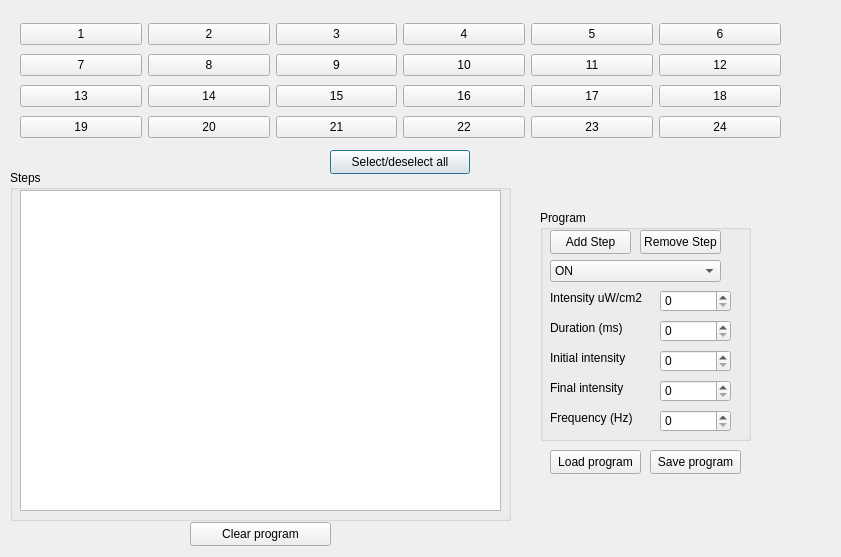
<?xml version="1.0" encoding="UTF-8"?>
<ui version="4.0">
 <class>Dialog</class>
 <widget class="QDialog" name="Dialog">
  <property name="geometry">
   <rect>
    <x>0</x>
    <y>0</y>
    <width>841</width>
    <height>557</height>
   </rect>
  </property>
  <property name="windowTitle">
   <string>Dialog</string>
  </property>
  <widget class="QPushButton" name="select_deselect">
   <property name="geometry">
    <rect>
     <x>330</x>
     <y>150</y>
     <width>140</width>
     <height>24</height>
    </rect>
   </property>
   <property name="text">
    <string>Select/deselect all</string>
   </property>
  </widget>
  <widget class="QGroupBox" name="groupBox">
   <property name="geometry">
    <rect>
     <x>540</x>
     <y>210</y>
     <width>211</width>
     <height>231</height>
    </rect>
   </property>
   <property name="title">
    <string>Program</string>
   </property>
   <widget class="QComboBox" name="selectStepType">
    <property name="geometry">
     <rect>
      <x>10</x>
      <y>50</y>
      <width>171</width>
      <height>22</height>
     </rect>
    </property>
    <property name="layoutDirection">
     <enum>Qt::LeftToRight</enum>
    </property>
    <property name="editable">
     <bool>false</bool>
    </property>
    <item>
     <property name="text">
      <string>ON</string>
     </property>
    </item>
    <item>
     <property name="text">
      <string>OFF</string>
     </property>
    </item>
    <item>
     <property name="text">
      <string>RAMP</string>
     </property>
    </item>
    <item>
     <property name="text">
      <string>SINE</string>
     </property>
    </item>
   </widget>
   <widget class="QPushButton" name="addStep">
    <property name="geometry">
     <rect>
      <x>10</x>
      <y>20</y>
      <width>81</width>
      <height>24</height>
     </rect>
    </property>
    <property name="font">
     <font>
      <bold>false</bold>
     </font>
    </property>
    <property name="text">
     <string>Add Step</string>
    </property>
   </widget>
   <widget class="QPushButton" name="removeStep">
    <property name="geometry">
     <rect>
      <x>100</x>
      <y>20</y>
      <width>81</width>
      <height>24</height>
     </rect>
    </property>
    <property name="text">
     <string>Remove Step</string>
    </property>
   </widget>
   <widget class="QSpinBox" name="int_2">
    <property name="geometry">
     <rect>
      <x>120</x>
      <y>80</y>
      <width>71</width>
      <height>22</height>
     </rect>
    </property>
    <property name="toolTip">
     <string>Intensity of the LED, in uW/cm2</string>
    </property>
    <property name="layoutDirection">
     <enum>Qt::LeftToRight</enum>
    </property>
    <property name="buttonSymbols">
     <enum>QAbstractSpinBox::UpDownArrows</enum>
    </property>
    <property name="maximum">
     <number>1400</number>
    </property>
   </widget>
   <widget class="QSpinBox" name="int0">
    <property name="geometry">
     <rect>
      <x>120</x>
      <y>140</y>
      <width>71</width>
      <height>22</height>
     </rect>
    </property>
    <property name="toolTip">
     <string>For RAMP and SINE, initial intensity, uW/cm2</string>
    </property>
    <property name="maximum">
     <number>1400</number>
    </property>
   </widget>
   <widget class="QSpinBox" name="int1">
    <property name="geometry">
     <rect>
      <x>120</x>
      <y>170</y>
      <width>71</width>
      <height>22</height>
     </rect>
    </property>
    <property name="toolTip">
     <string>For RAMP and SINE, final intensity, uW/cm2</string>
    </property>
    <property name="maximum">
     <number>1400</number>
    </property>
   </widget>
   <widget class="QSpinBox" name="duration_ms">
    <property name="geometry">
     <rect>
      <x>120</x>
      <y>110</y>
      <width>71</width>
      <height>22</height>
     </rect>
    </property>
    <property name="toolTip">
     <string>Duration of the step in milliseconds</string>
    </property>
    <property name="maximum">
     <number>10000000</number>
    </property>
   </widget>
   <widget class="QSpinBox" name="freq_Hz">
    <property name="geometry">
     <rect>
      <x>120</x>
      <y>200</y>
      <width>71</width>
      <height>22</height>
     </rect>
    </property>
    <property name="toolTip">
     <string>For SINE, frequency of the wave</string>
    </property>
    <property name="maximum">
     <number>100</number>
    </property>
   </widget>
   <widget class="QLabel" name="label">
    <property name="geometry">
     <rect>
      <x>10</x>
      <y>80</y>
      <width>101</width>
      <height>16</height>
     </rect>
    </property>
    <property name="text">
     <string>Intensity uW/cm2</string>
    </property>
   </widget>
   <widget class="QLabel" name="label_2">
    <property name="geometry">
     <rect>
      <x>10</x>
      <y>140</y>
      <width>91</width>
      <height>16</height>
     </rect>
    </property>
    <property name="text">
     <string>Initial intensity</string>
    </property>
   </widget>
   <widget class="QLabel" name="label_3">
    <property name="geometry">
     <rect>
      <x>10</x>
      <y>170</y>
      <width>91</width>
      <height>16</height>
     </rect>
    </property>
    <property name="text">
     <string>Final intensity</string>
    </property>
   </widget>
   <widget class="QLabel" name="label_4">
    <property name="geometry">
     <rect>
      <x>10</x>
      <y>110</y>
      <width>91</width>
      <height>16</height>
     </rect>
    </property>
    <property name="text">
     <string>Duration (ms)</string>
    </property>
   </widget>
   <widget class="QLabel" name="label_5">
    <property name="geometry">
     <rect>
      <x>10</x>
      <y>200</y>
      <width>91</width>
      <height>16</height>
     </rect>
    </property>
    <property name="text">
     <string>Frequency (Hz)</string>
    </property>
   </widget>
  </widget>
  <widget class="QWidget" name="layoutWidget">
   <property name="geometry">
    <rect>
     <x>20</x>
     <y>20</y>
     <width>761</width>
     <height>121</height>
    </rect>
   </property>
   <layout class="QGridLayout" name="wellPlateGrid">
    <property name="rightMargin">
     <number>0</number>
    </property>
    <property name="horizontalSpacing">
     <number>6</number>
    </property>
    <item row="0" column="0">
     <widget class="QPushButton" name="well01">
      <property name="autoFillBackground">
       <bool>false</bool>
      </property>
      <property name="text">
       <string>1</string>
      </property>
     </widget>
    </item>
    <item row="0" column="1">
     <widget class="QPushButton" name="well02">
      <property name="text">
       <string>2</string>
      </property>
     </widget>
    </item>
    <item row="0" column="2">
     <widget class="QPushButton" name="well03">
      <property name="text">
       <string>3</string>
      </property>
     </widget>
    </item>
    <item row="0" column="3">
     <widget class="QPushButton" name="well04">
      <property name="text">
       <string>4</string>
      </property>
     </widget>
    </item>
    <item row="0" column="4">
     <widget class="QPushButton" name="well05">
      <property name="text">
       <string>5</string>
      </property>
     </widget>
    </item>
    <item row="0" column="5">
     <widget class="QPushButton" name="well06">
      <property name="text">
       <string>6</string>
      </property>
     </widget>
    </item>
    <item row="1" column="0">
     <widget class="QPushButton" name="well07">
      <property name="text">
       <string>7</string>
      </property>
     </widget>
    </item>
    <item row="1" column="1">
     <widget class="QPushButton" name="well08">
      <property name="text">
       <string>8</string>
      </property>
     </widget>
    </item>
    <item row="1" column="2">
     <widget class="QPushButton" name="well09">
      <property name="text">
       <string>9</string>
      </property>
     </widget>
    </item>
    <item row="1" column="3">
     <widget class="QPushButton" name="well10">
      <property name="text">
       <string>10</string>
      </property>
     </widget>
    </item>
    <item row="1" column="4">
     <widget class="QPushButton" name="well11">
      <property name="text">
       <string>11</string>
      </property>
     </widget>
    </item>
    <item row="1" column="5">
     <widget class="QPushButton" name="well12">
      <property name="text">
       <string>12</string>
      </property>
     </widget>
    </item>
    <item row="2" column="0">
     <widget class="QPushButton" name="well13">
      <property name="text">
       <string>13</string>
      </property>
     </widget>
    </item>
    <item row="2" column="1">
     <widget class="QPushButton" name="well14">
      <property name="text">
       <string>14</string>
      </property>
     </widget>
    </item>
    <item row="2" column="2">
     <widget class="QPushButton" name="well15">
      <property name="text">
       <string>15</string>
      </property>
     </widget>
    </item>
    <item row="2" column="3">
     <widget class="QPushButton" name="well16">
      <property name="text">
       <string>16</string>
      </property>
     </widget>
    </item>
    <item row="2" column="4">
     <widget class="QPushButton" name="well17">
      <property name="text">
       <string>17</string>
      </property>
     </widget>
    </item>
    <item row="2" column="5">
     <widget class="QPushButton" name="well18">
      <property name="text">
       <string>18</string>
      </property>
     </widget>
    </item>
    <item row="3" column="0">
     <widget class="QPushButton" name="well19">
      <property name="text">
       <string>19</string>
      </property>
     </widget>
    </item>
    <item row="3" column="1">
     <widget class="QPushButton" name="well20">
      <property name="text">
       <string>20</string>
      </property>
     </widget>
    </item>
    <item row="3" column="2">
     <widget class="QPushButton" name="well21">
      <property name="text">
       <string>21</string>
      </property>
     </widget>
    </item>
    <item row="3" column="3">
     <widget class="QPushButton" name="well22">
      <property name="text">
       <string>22</string>
      </property>
     </widget>
    </item>
    <item row="3" column="4">
     <widget class="QPushButton" name="well23">
      <property name="text">
       <string>23</string>
      </property>
     </widget>
    </item>
    <item row="3" column="5">
     <widget class="QPushButton" name="well24">
      <property name="text">
       <string>24</string>
      </property>
     </widget>
    </item>
   </layout>
  </widget>
  <widget class="QGroupBox" name="programView">
   <property name="geometry">
    <rect>
     <x>10</x>
     <y>170</y>
     <width>501</width>
     <height>351</height>
    </rect>
   </property>
   <property name="title">
    <string>Steps</string>
   </property>
   <widget class="QTableView" name="tableView">
    <property name="geometry">
     <rect>
      <x>10</x>
      <y>20</y>
      <width>481</width>
      <height>321</height>
     </rect>
    </property>
   </widget>
  </widget>
  <widget class="QPushButton" name="saveProgram">
   <property name="geometry">
    <rect>
     <x>650</x>
     <y>450</y>
     <width>91</width>
     <height>24</height>
    </rect>
   </property>
   <property name="toolTip">
    <string/>
   </property>
   <property name="text">
    <string>Save program</string>
   </property>
  </widget>
  <widget class="QPushButton" name="clearAll">
   <property name="geometry">
    <rect>
     <x>190</x>
     <y>522</y>
     <width>141</width>
     <height>24</height>
    </rect>
   </property>
   <property name="text">
    <string>Clear program</string>
   </property>
  </widget>
  <widget class="QPushButton" name="loadProgram">
   <property name="geometry">
    <rect>
     <x>550</x>
     <y>450</y>
     <width>91</width>
     <height>24</height>
    </rect>
   </property>
   <property name="toolTip">
    <string/>
   </property>
   <property name="text">
    <string>Load program</string>
   </property>
  </widget>
 </widget>
 <resources/>
 <connections/>
</ui>
